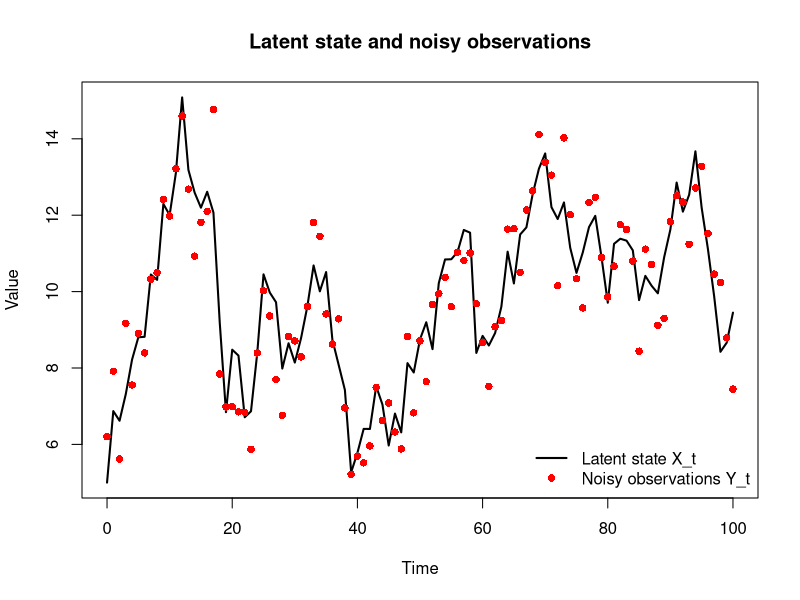

Source code (R):
# Set seed for reproducibility
set.seed(42)

# Parameters
n <- 100
a <- 0.9
b <- 1
sigma1 <- 1   # Standard deviation of system noise
sigma2 <- 1   # Standard deviation of observation noise
X0 <- 5

# Create vectors to store the latent state X_t and observations Y_t
X <- numeric(n + 1)
Y <- numeric(n + 1)

# Set initial state
X[1] <- X0

# Simulate the latent state process X_t
# X_t is the true hidden state that we do not observe perfectly
for (t in 2:(n + 1)) {
  e1_t <- rnorm(1, mean = 0, sd = sigma1)
  X[t] <- a * X[t - 1] + b + e1_t
}

# Simulate noisy observations Y_t
# Y_t is what we observe: the true state X_t plus measurement noise
for (t in 1:(n + 1)) {
  e2_t <- rnorm(1, mean = 0, sd = sigma2)
  Y[t] <- X[t] + e2_t
}

# Time index from 0 to 100
time <- 0:n

# Save a wider plot as PNG
png("assignment_4/problem_1/figures/question_1_2_plot.png", width = 1200, height = 600)

# Plot the latent state
plot(
  time, X,
  type = "l",
  lwd = 2,
  col = "black",
  xlab = "Time",
  ylab = "Value",
  main = "Latent state and noisy observations"
)

# Add noisy observations as points
points(
  time, Y,
  pch = 16,
  col = "red"
)

# Add legend
legend(
  "bottomright",
  legend = c("Latent state X_t", "Noisy observations Y_t"),
  col = c("black", "red"),
  lty = c(1, NA),
  pch = c(NA, 16),
  lwd = c(2, NA),
  bty = "n"
)

# Close the PNG file
dev.off()
